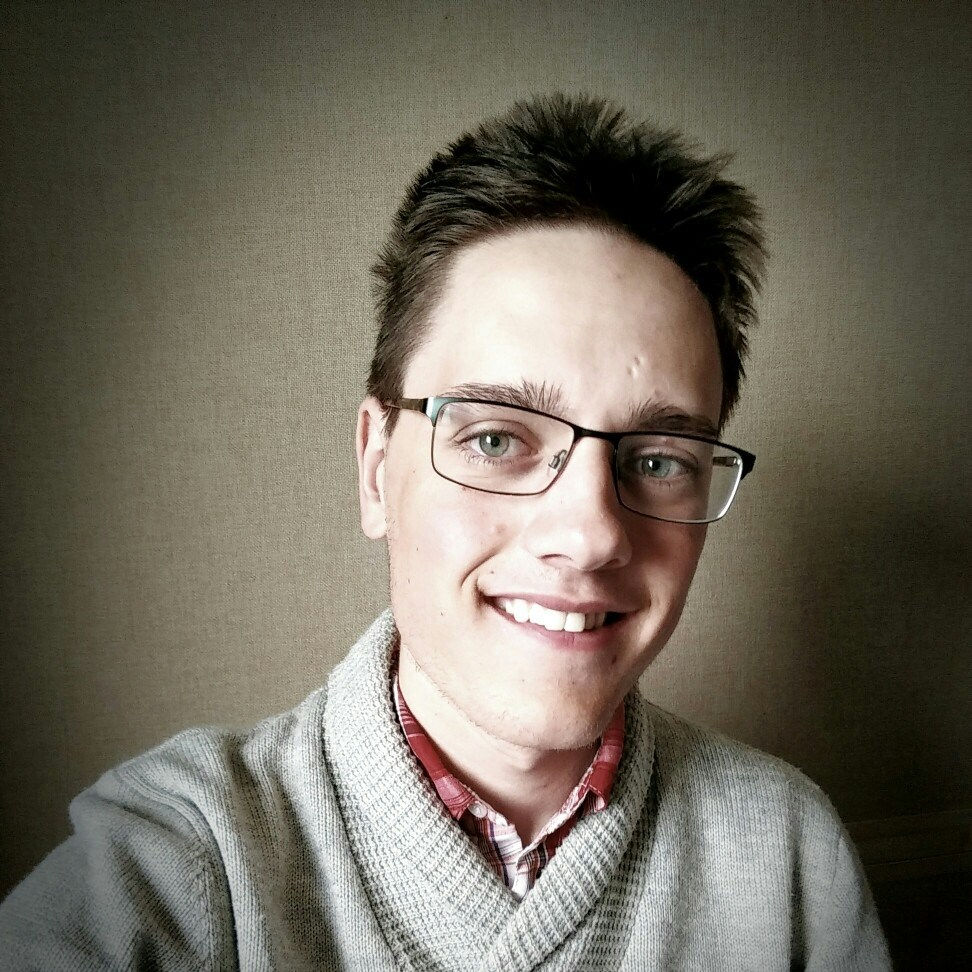
#> input picture adam.jpg, 972 x 972 px
$ python methods.py
#> lines starting #> are read from the running program, lines starting #| are printed output that depends on the picture
from pylab import *
from PIL import Image

pil_im = Image.open("adam.jpg")
#> pil_im is the input picture: PIL image 972x972 RGB; mean R, G, B 111.4, 105.7, 93
# pil_im = Image.open("adam.jpg").convert("L")


# crop a region from the image, rotate it and then paste it back in the original image
box = (100, 100, 400, 400)
region = pil_im.crop(box)
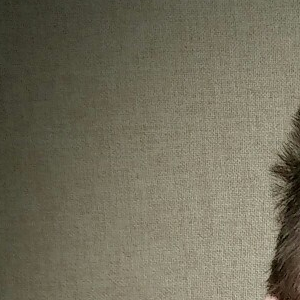
#> region: PIL image 300x300 RGB; mean R, G, B 114.3, 110.1, 91.6
region = region.transpose(Image.ROTATE_180)
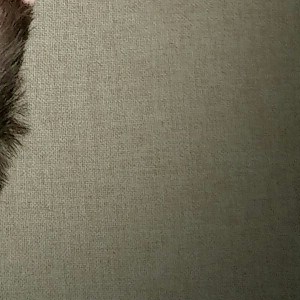
#> region: PIL image 300x300 RGB; mean R, G, B 114.3, 110.1, 91.6
pil_im.paste(region, box)
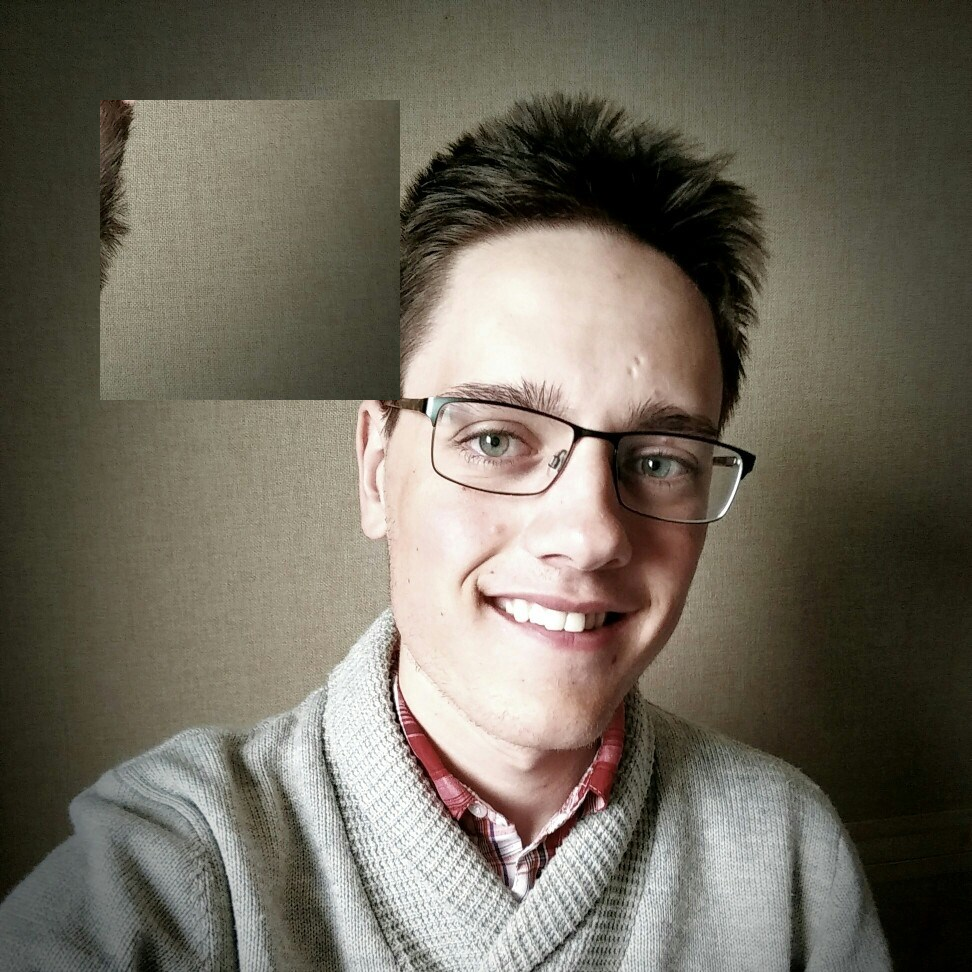
#> pil_im: PIL image 972x972 RGB; mean R, G, B 111.4, 105.7, 93
pil_im.show()


# plots an image and four points with red stars at the x and y coordinates
im = array(pil_im)  # read image to array
imshow(im)
print("Please click 2 points")
#> (the run stopped early here; a loop or call above may not have finished)
